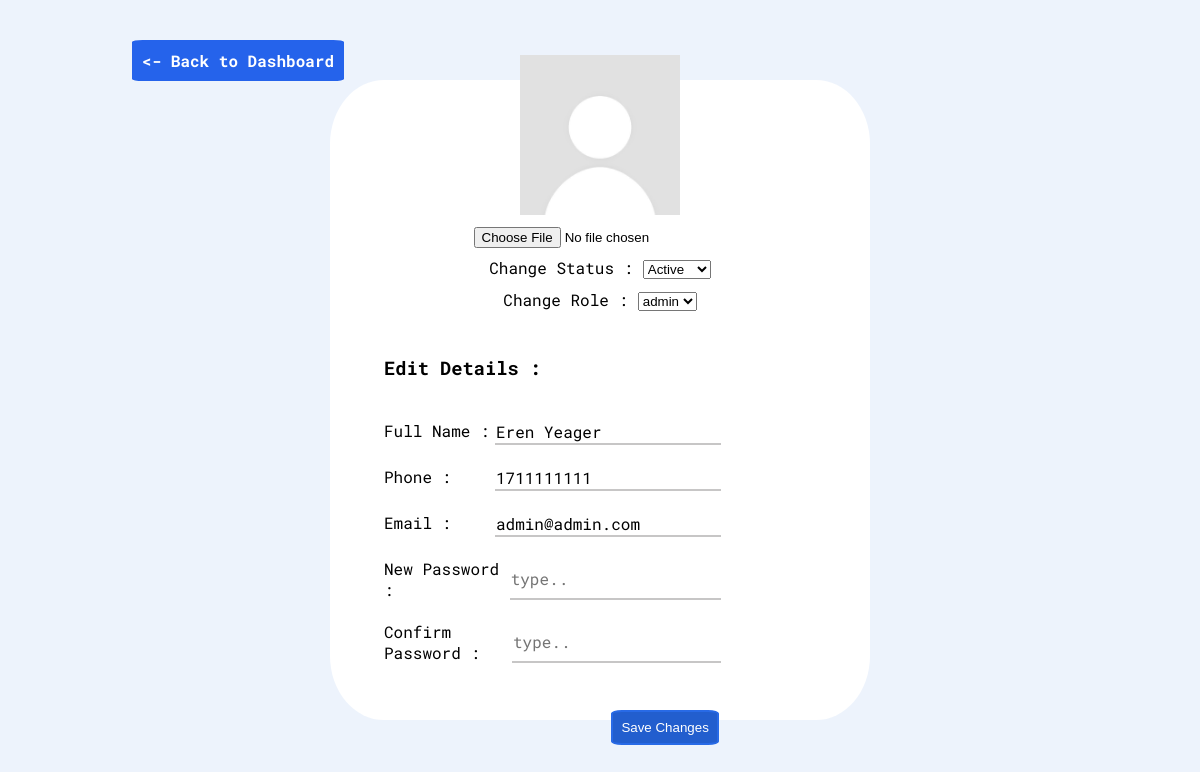
The app's page /edit_profile.php (signed in), older data.
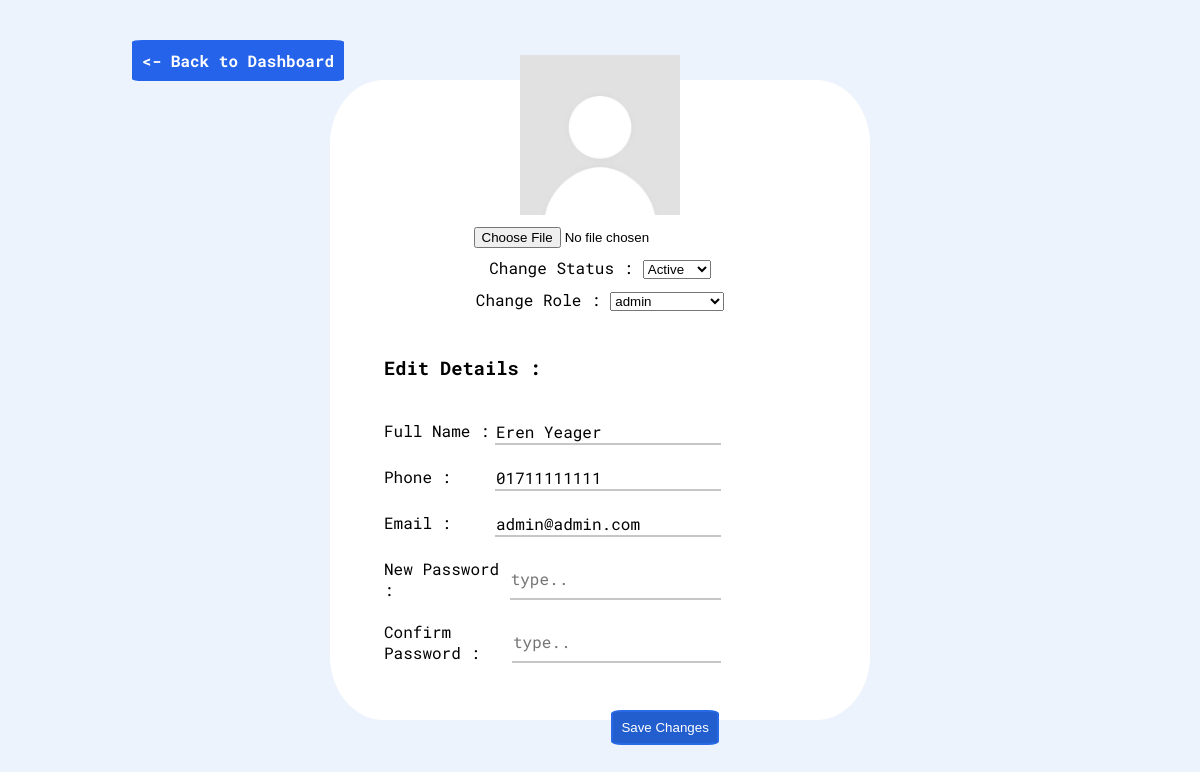
The same page, newer data.
### tables this page shows
CREATE TABLE `users` (
  `user_id` int(11) NOT NULL,
  `role_id` int(11) NOT NULL,
  `full_name` varchar(65) NOT NULL,
  `profile_picture` varchar(255) DEFAULT NULL,
  `phone` varchar(12) NOT NULL,
  `email` varchar(100) NOT NULL,
  `user_password` varchar(255) NOT NULL,
  `user_status` enum('active','inactive') DEFAULT 'active',
  `created_at` timestamp NOT NULL DEFAULT current_timestamp()
);

CREATE TABLE `roles` (
  `role_id` int(11) NOT NULL,
  `role_name` varchar(40) NOT NULL,
  `created_at` timestamp NOT NULL DEFAULT current_timestamp()
);

### config/db.config.php (called while the page is built)
<?php
function dbQuery(string $query){
  $host = 'localhost';
  $port = 3308;
  $dbname = 'sme_inventory';
  $username = 'root';
  $password = '';
  $pdo = new PDO("mysql:host={$host};port={$port};dbname={$dbname}",$username,$password,[
    PDO::ATTR_ERRMODE =>  PDO::ERRMODE_EXCEPTION
    ]);
    $stmt = $pdo->prepare($query);
    $stmt->execute();
    $result = $stmt->fetchAll(PDO::FETCH_ASSOC);
    return $result;
  }
  ?>

### edit_profile.php (the view, shortened to what this page needs)
<?php
if (!empty($_SESSION['user_id'])) :
  include __DIR__ . '/views/header.php';
  include __DIR__ . '/config/db.config.php';
  if (!empty($_GET['id'])) {
    $id = (int) $_GET['id'];
  } else {
    $id = (int) $_SESSION['user_id'];
  }
  $result_cur = dbQuery("SELECT * FROM users WHERE users.user_id = {$id}");
?>
  <div class="edit_profile_container">
    <form class="edit_card" action="edit_profile.php?id=<?= $id ?>" method="POST" enctype="multipart/form-data">
      <div class="pp">
        <?php if ($result_cur[0]['profile_picture'] != NULL) : ?>
          <img src="uploads/<?= $result_cur[0]['profile_picture'] ?>" alt="pp">
        <?php else :  ?>
          <img src="uploads/default.jpeg" alt="pp">
        <?php endif; ?>
      </div>
      <div class="upload_pp">
        <input type="file" accept="image/*" name="profile_picture" />
      </div>
      <?php if ($_SESSION['role_name'] === 'admin') : ?>
        <div>
          <label for="status">Change Status :</label>
          <select name="status" id="status">
            <option value="active"
              <?= $result_cur[0]['user_status'] === 'active' ? 'selected' : '' ?>>
              Active
            </option>
          </select>
        </div>
        <?php
        $roles = dbQuery("SELECT role_id, role_name FROM roles");
        ?>
        <div>
          <label for="role">Change Role :</label>
          <select name="role" id="role">
            <?php foreach ($roles as $role) : ?>
              <option value="<?= $role['role_id'] ?>" <?= $role['role_id'] == $result_cur[0]['role_id'] ?  'selected' : '' ?>>
                <?= $role['role_name'] ?>
              </option>
            <?php endforeach; ?>
          </select>
        </div>
      <?php endif; ?>
      <div class="edit_details">
        <h3>Edit Details :</h3>
        <br>
        <div>
          <label for="name">Full Name :</label>
          <input type="text" id="name" value="<?= $result_cur[0]['full_name']; ?>" name="name" required>
        </div>
        <br>
        <div>
          <label for="phone">Phone :</label>
          <input type="text" id="phone" value="<?= $result_cur[0]['phone']; ?>" name="phone" required>
        </div>
        <br>
        <div>
          <label for="email">Email :</label>
          <input type="email" id="email" value="<?= $result_cur[0]['email'] ?>" name="email" required>
        </div>
        <br>
        <div>
          <label for="password">New Password :</label>
          <input type="password" id="password" placeholder="type.." name="password">
        </div>
        <br>
        <div>
          <label for="c_password">Confirm Password :</label>
          <input type="password" id="c_password" placeholder="type.." name="c_password">
        </div>
      </div>
      <button type="submit">
        Save Changes
      </button>
    </form>
    <a class="back_to_dashboard" href="dashboard.php"><- Back to Dashboard</a>
  </div>
<?php else : header('Location: login.php');
  die();
endif; ?>

Row changes from the older to the newer data that the page shows:
changed users "Active": phone "1711111111" → "01711111111"
